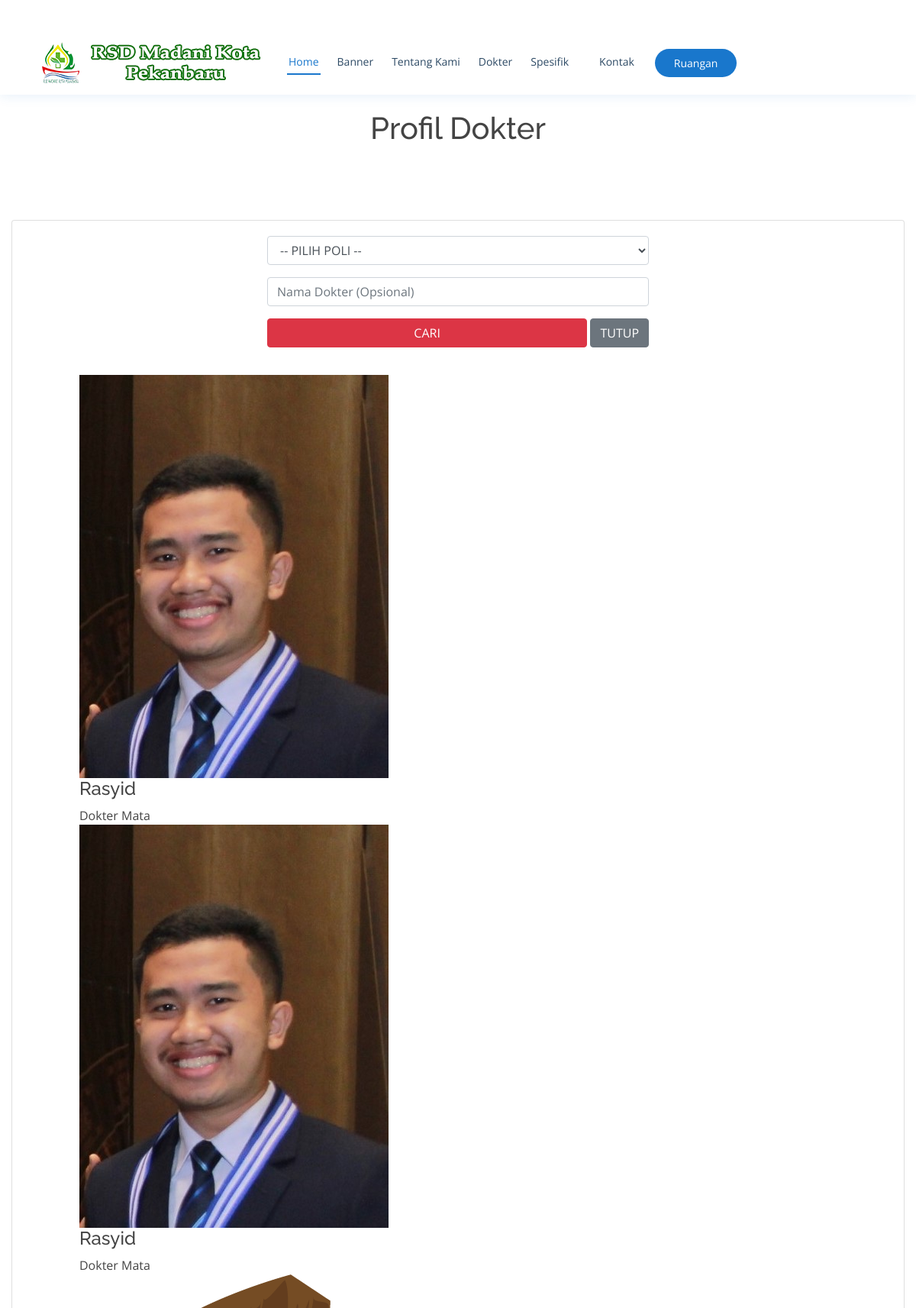
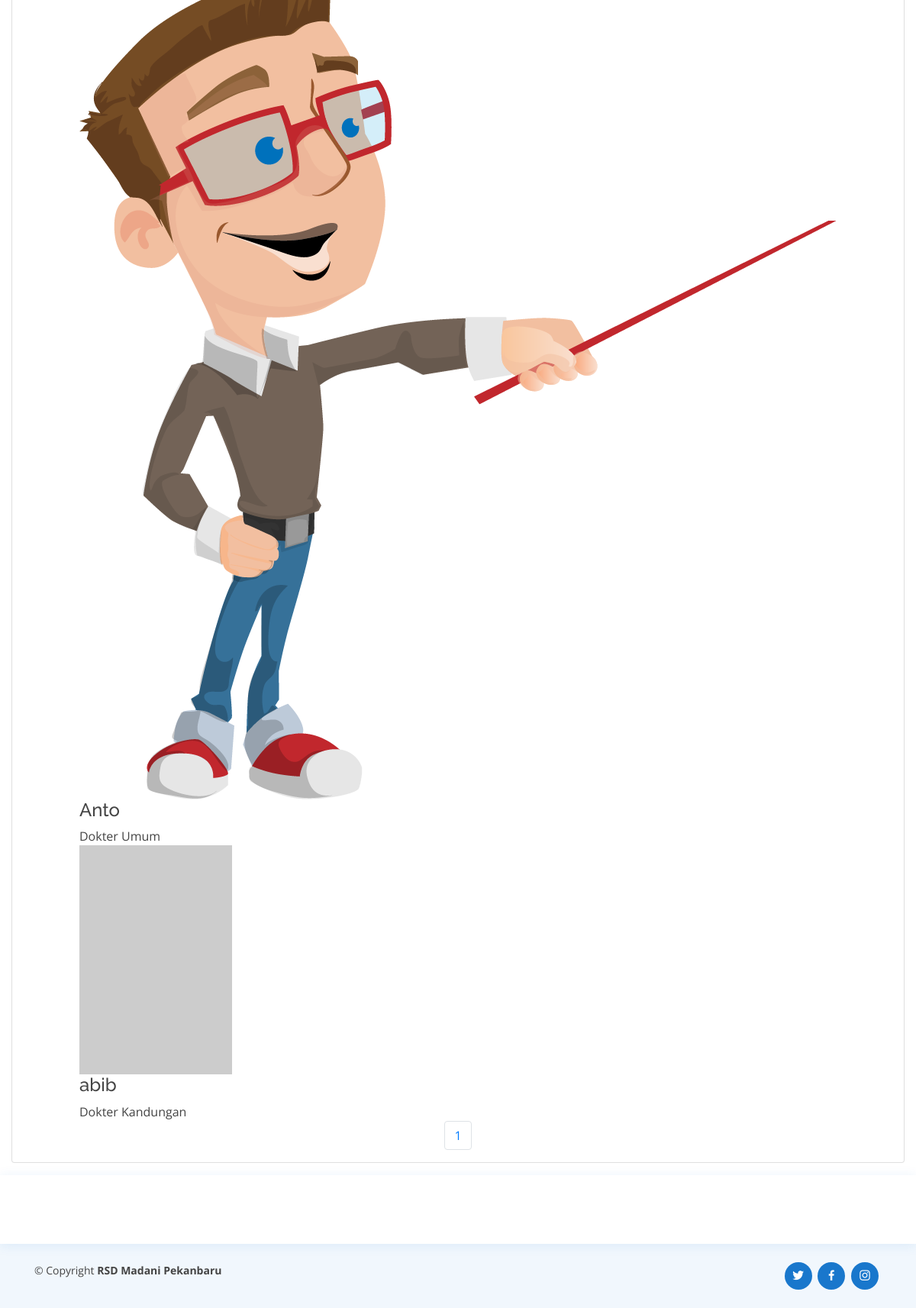
Page /index.php/public/dokter/filterdokter on the committed database (2 pictures, top to bottom).
### tables this page shows
CREATE TABLE `dokter` (
  `id` int(11) NOT NULL,
  `gambar` varchar(128) NOT NULL,
  `ndokter` varchar(128) NOT NULL,
  `bdokter` varchar(128) NOT NULL,
  `hari` varchar(128) NOT NULL,
  `jammasuk` varchar(11) NOT NULL,
  `jampulang` varchar(11) NOT NULL,
  `is_active` int(1) NOT NULL,
  `created_at` timestamp NOT NULL DEFAULT CURRENT_TIMESTAMP ON UPDATE CURRENT_TIMESTAMP,
  `modified_at` timestamp NOT NULL DEFAULT '0000-00-00 00:00:00'
);

### application/controllers/public/Dokter.php (called while the page is built, shortened)
<?php
class Dokter extends CI_Controller
{
  public function __construct()
  {
    $this->load->model('md_dokter', 'md');
  }
  public function filterdokter()
  {
    $data['title'] = 'Profil Dokter | Rumah Sakit Madani';
    $ndokter = $this->input->get('ndokter');
    $bdokter = $this->input->get('bdokter');
    $data['dokter'] = $this->db->query("select * from dokter where bdokter like '%$bdokter%' and ndokter like '%$ndokter%'")->result();
    $total_pages = count($this->db->get('dokter')->result()) / 4;
    $data['total_pages'] = ceil($total_pages);
    $data['filter'] = true;
    $this->load->view('public/layout/header', $data);
    $this->load->view('public/layout/navbar', $data);
    $this->load->view('public/dokter/profile', $data);
    $this->load->view('public/layout/footer');
  }
}

### index.php (called while the page is built, shortened)
<?php
require_once BASEPATH.'core/CodeIgniter.php';

### application/views/public/dokter/profile.php (the view, shortened to what this page needs)
<main class="container-fluid my-3">
    <div class="jumbotron jumbotron-fluid text-center bg-white mb-3">
        <br>
        <br>
        <h1 class="m-3">Profil Dokter</h1>
    </div>
    <section id="jadwaldokter">
        <div class="card d-flex" style="align-items: center;">
            <div class="card-body" style="width: 540px;">
                <div class="filter-dokter">
                    <form action="<?php echo base_url('public/dokter/filterdokter') ?>" method="get">
                        <div class="form-group">
                            <select name="bdokter" id="poli" class="form-control">
                                <option value="">-- PILIH POLI --</option>
                            </select>
                        </div>
                        <div class="form-group">
                            <input type="text" name="ndokter" class="form-control" placeholder="Nama Dokter (Opsional)">
                        </div>
                        <div class="form-group d-flex">
                            <button class="btn btn-danger btn-block">CARI</button>&nbsp;
                            <?php if (!empty($filter)) : ?>
                            <a href="<?= base_url('public/dokter/profil_dokter') ?>" class="btn btn-secondary">TUTUP</a>
                            <?php endif ?>
                        </div>
                    </form>
                </div>
            </div>
            <div class="profil-dokter-container">
                <?php foreach ($dokter as $d) : ?>
                <div class="profil-dokter-card">
                    <img src="<?= $d->gambar ? base_url('assets/img/dokter/' . $d->gambar) : 'https://placehold.it/200x300' ?>"
                        alt="<?= $d->ndokter ?>" class="profil-dokter-gambar">
                    <div class="profil-dokter-info">
                        <h4 class="profil-dokter-nama"><?= $d->ndokter ?></h4>
                        <span class="profil-dokter-bidang"><?= $d->bdokter ?></span>
                    </div>
                </div>
                <?php endforeach ?>
                <div style="flex-basis: 100%; text-align: center;">
                    <nav aria-label="Page navigation example" class="text-center">
                        <ul class="pagination d-flex justify-content-center">
                            <li class="page-item"><a class="page-link"
                                    href="<?= base_url('public/dokter/profil_dokter/' . $i) ?>"
                                    class=<?= current_url() == base_url('public/dokter/profil_dokter/' . $i) ? 'text-danger' : '' ?>><?= $i ?></a>
                            </li>
                            <?php endfor; ?>
                        </ul>
                    </nav>
                </div>
            </div>
        </div>
    </section>
</main>

### assets/medis/css/style.css (style rules this page uses)
a { color: #1977cc; }
h1, h2, h3, h4, h5, h6 { font-family: "Raleway", sans-serif; }

### rows in the picture
dokter: gambar (picture), ndokter "Rasyid", bdokter "Dokter Mata"
dokter: gambar (picture), ndokter "Rasyid", bdokter "Dokter Mata"
dokter: gambar (picture), ndokter "Anto", bdokter "Dokter Umum"
dokter: ndokter "abib", bdokter "Dokter Kandungan"
